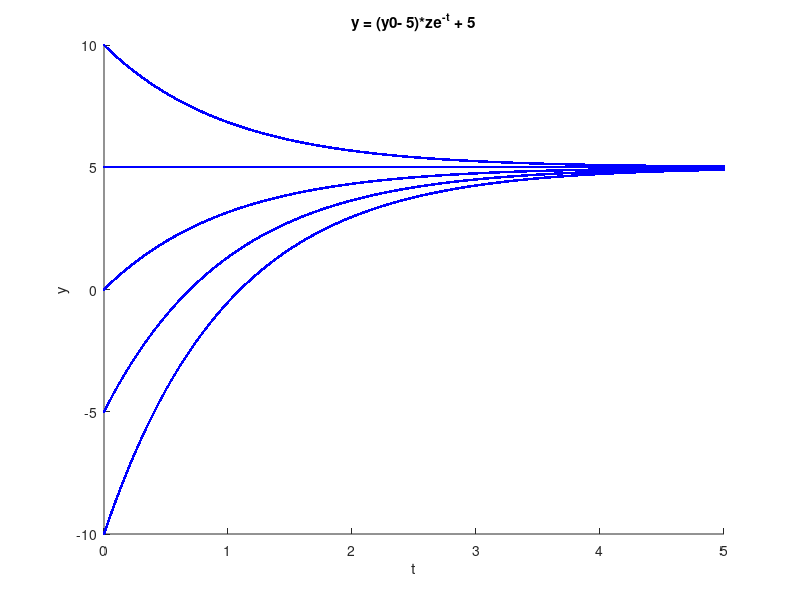

Here is the MATLAB script that generated this plot:
%clc
clearvars, close all

t = linspace(0,5,100000);
y0 =0;

%dy = -y + 5;
%dt = 1;

figure;
hold on

for y0 = -10:5:10
  y = (y0 - 5)*exp(-t) + 5;
  plot(t,y, 'linewidth', 2, "b.")
endfor
%
title("y = (y0- 5)*ze^{-t} + 5")
xlabel('t')
ylabel('y')
